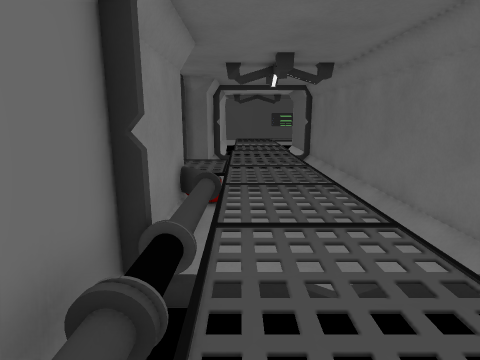
View 1 (above)

16 first-person views from a walk through a level from a Godot 3-D game. The camera is 1.2 m above the floor, tilts 12° down and sees 80° across. The floor is counted in squares, 0.5 m on a side. Each view is taken from the middle of a square. On the plan, view 1 faces up. The plan holds only what a view shows up to about 18 squares ahead; the rest is blank. The place goes on beyond the plan. Characters and animated objects are not drawn. Door leaves are left out where a doorway can be walked through.

View 2
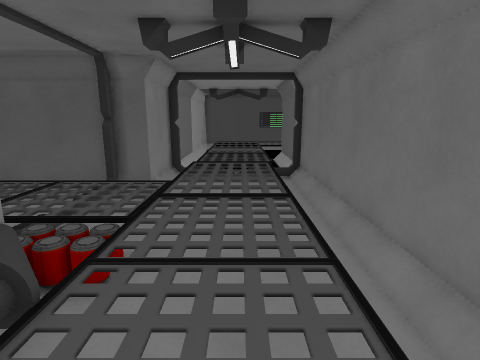

View 3
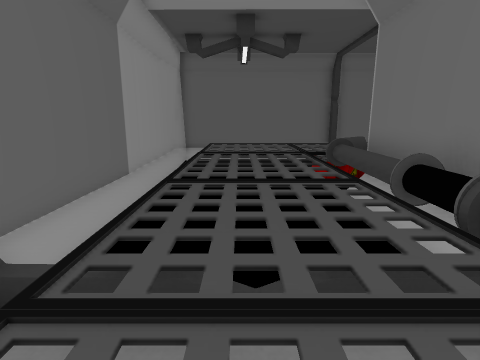

View 4
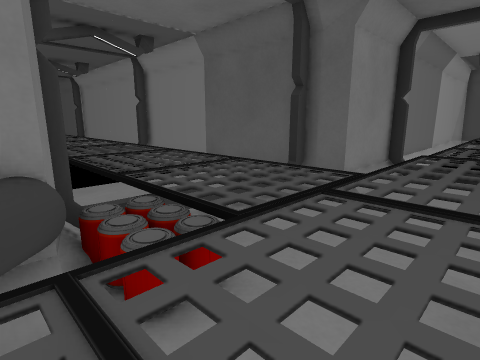

View 5
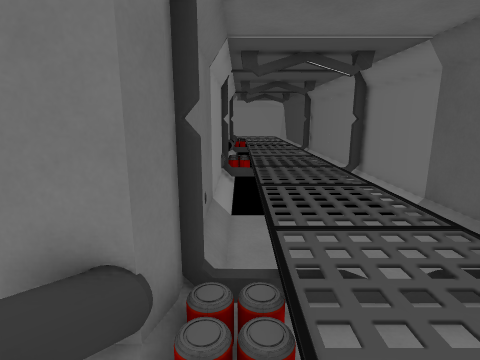

View 6
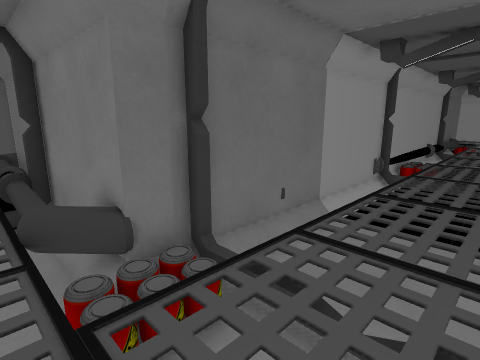

View 7
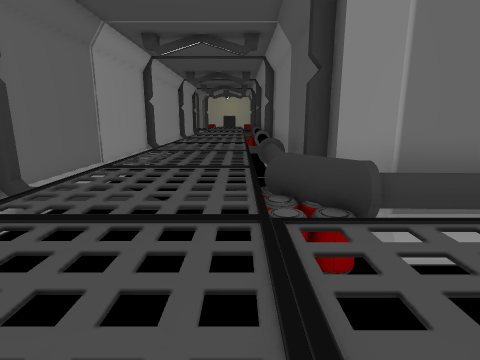

View 8
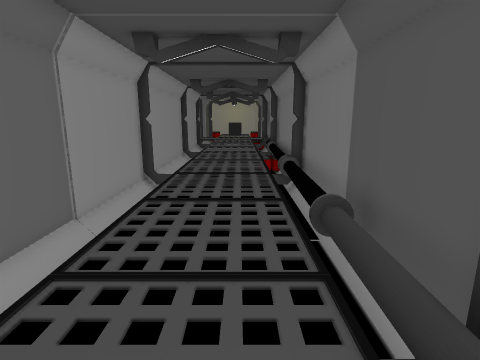

View 9
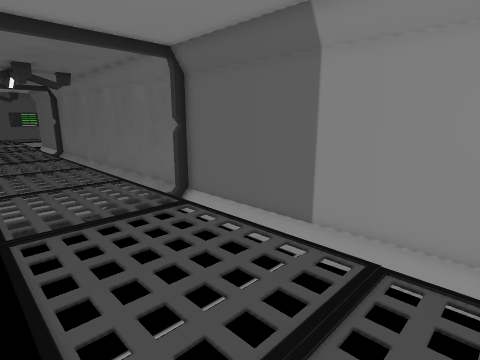

View 10
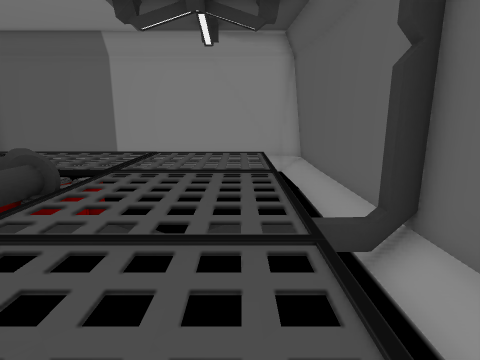

View 11
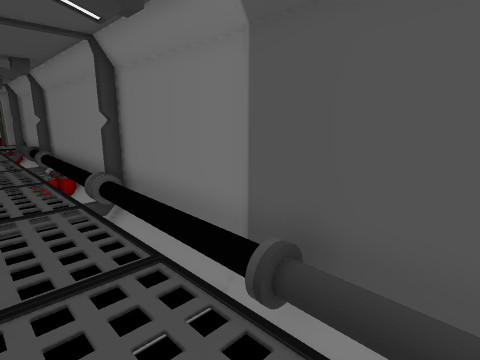

View 12
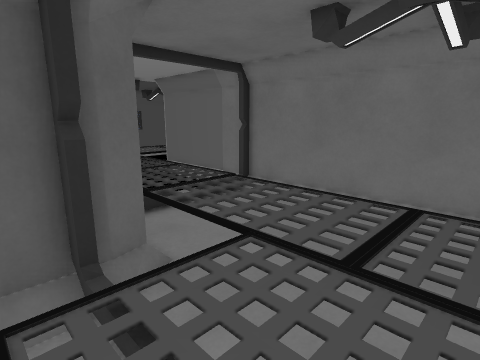

View 13
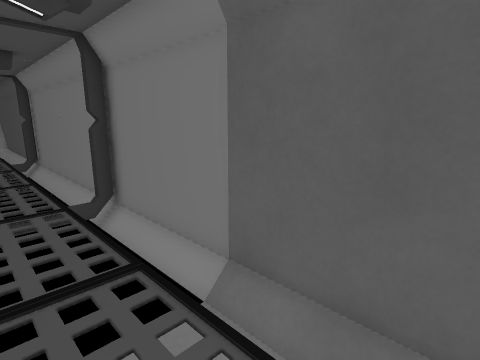

View 14
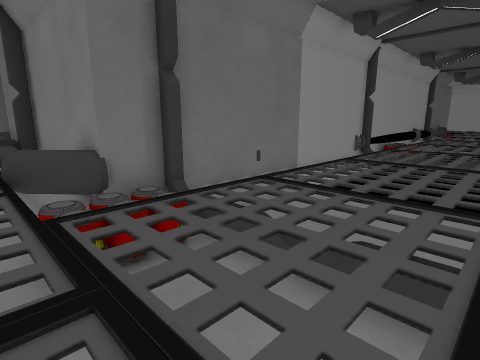

View 15
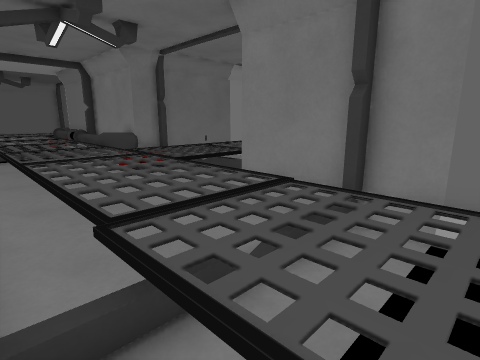

View 16
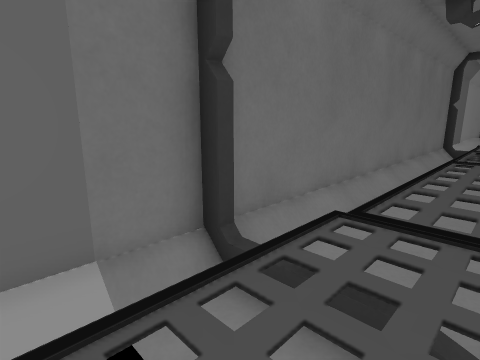

### Floor plan
Key: @ floor where view 1 was taken; # wall or solid block; . main floor; : floor 0.5 m higher than the main floor; / step, stairs or slope; = window, fence, low wall or low ledge; ^ raised ledge; v drop or lower ground; F frame; P pipe; O other object.
Columns run from 19 left of view 1 to 6 right of it. Each row starts with its distance up from view 1.
 26                  # //////#
 25                  #.//////#
 24                  #.//////#
 23                  F//////F#
 22                  #.:::://#
 21                  #.////./#
 20                  #.////./#
 19 ##################.////./#
 18 #.. F...../....F#..////./#
 17 ====O=====/////////////./#
 16 ==..O==^^=/////////////./#
 15 ==..O==^^=/////////////./#
 14 ==..O==^^=/////////////./#
 13 ====O=====/////////////./#
 12  ...O..........////////./#
 11 ####F#O########F#P/////./#
 10                  PP////./#
  9                  #P////./#
  8                  #P////./#
  7                  #P////./#
  6                  #P////./#
  5                  FP/////F#
  4                  #P////./#
  3                  #P////./#
  2                  #P////./#
  1                  #P////./#
  0                  #P@///./#
 -1                 ##P////./#
 -2 ############vvvF##=////./#
 -3 =   =P PPPPP/// ===////..#
 -4 ===========////////////=.#
 -5 ===========////////////=.#
 -6 ===========////////////=.#
 -7 ==^^=======////////////=.#
 -8 ========================.#
 -9 ####F##########F##########
-10   #####      #####

Positions as (right, up) in squares from view 1, and headings:
1: (0, 0), facing up
2: (2, 6), facing up
3: (2, 8), facing down
4: (2, 10), facing up-left
5: (1, 12), facing left
6: (0, 16), facing down-left
7: (3, -4), facing left
8: (-1, -5), facing left
9: (-1, -5), facing up-right
10: (-8, -7), facing right
11: (-5, -6), facing up-left
12: (-5, 13), facing up-right
13: (-5, 15), facing up-left
14: (0, 17), facing down-left
15: (5, 26), facing down-left
16: (2, 26), facing down-right
